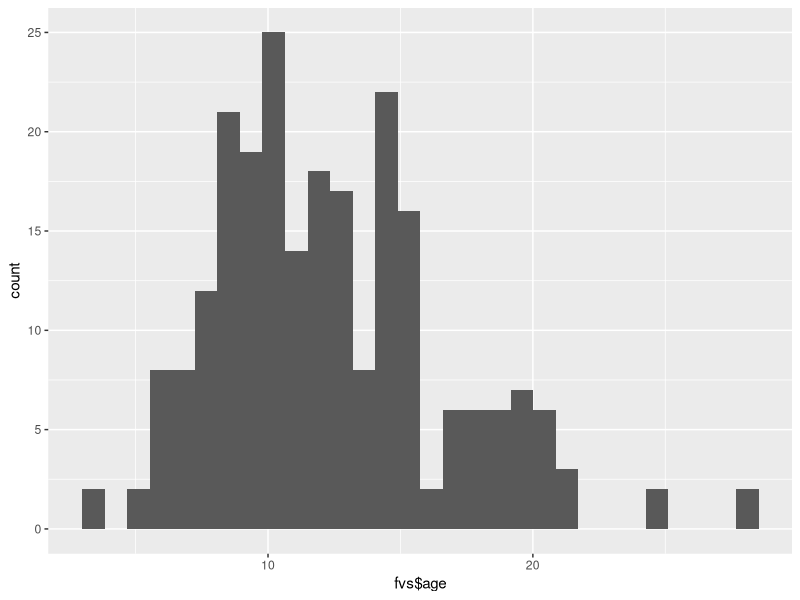
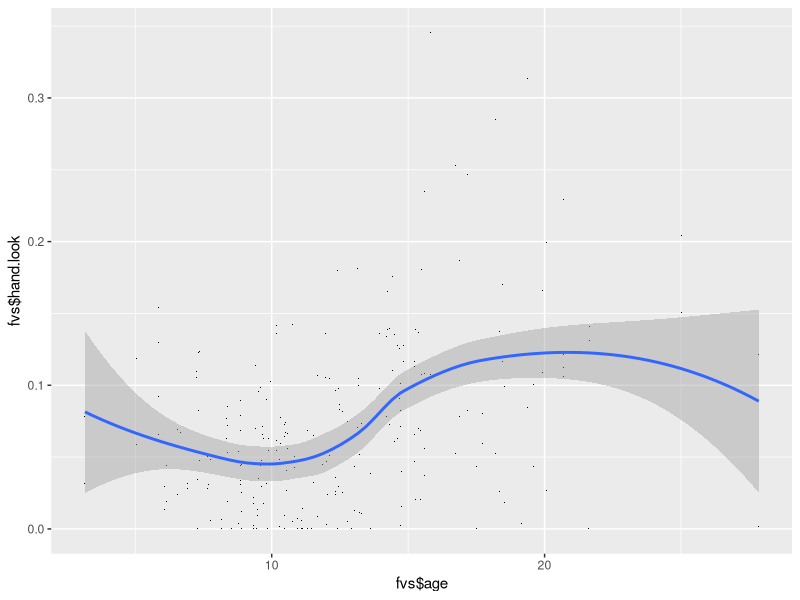

These charts were generated, in order, by the following R code:
## ---- chunk 1
library(tidyverse)
## ---- chunk 2
fvs <- read_csv("data/FVS2011-hands.csv")

colnames(fvs)
head(fvs)
## ---- chunk 3


fvs %>%
	group_by(subid, age) %>%
	summarise()


ggplot(fvs, aes(x=fvs$age)) + geom_histogram()
  

## ---- chunk 4

ggplot(fvs, aes(x=fvs$age, y=fvs$hand.look)) + 
  geom_point(shape = ".") + 
  geom_smooth()


## ---- chunk 5
library(tidyverse)
## ---- chunk 6

result <- numeric(10000)

for (i in 1:10000) {
  X <- rnorm(30, 0, 1)
  result[i] <- t.test(X)$p.value
}

sig_results <- result < 0.05

sum(sig_results)/10000


## ---- chunk 7

pvals <- replicate(10000, t.test(rnorm(30))$p.value)

sig_pvals <- pvals < 0.05

sum(sig_pvals)/10000

## ---- chunk 8
double.sample <- function () {
  
  first_sample <- rnorm(30)

    pvals_2 <- (t.test(first_sample)$p.value)

  if(pvals_2<0.05) {
      return(pvals_2)
  } else if (pvals_2>0.25) {
      return(pvals_2) 
  } else {
      second_sample <- c(first_sample, rnorm(30))
      return(t.test(second_sample)$p.value)
  }

}


## ---- chunk 9

tenk_results <- replicate(10000, double.sample())

sum(tenk_results < 0.05)/10000


## ---- chunk 10

# The researcher doubles the sample whenever their pvalue is not significant, but it's less than 0.5.

double.sample0.5 <- function () {
  
  first_sample_0.05 <- rnorm(30)

    pvals_2_0.05 <- (t.test(first_sample_0.05)$p.value)

    if(pvals_2_0.05<0.05) {
      return(pvals_2_0.05)
  } else if (pvals_2_0.05>0.5) {
      return(pvals_2_0.05) 
  } else {
      second_sample_0.05 <- c(first_sample_0.05, rnorm(30))
      return(t.test(second_sample_0.05)$p.value)
  }

}

tenk_results_0.05 <- replicate(10000, double.sample0.5())

sum(tenk_results_0.05 < 0.05)/10000



# The researcher doubles the sample whenever their pvalue is not significant, but it's less than 0.75.

double.sample0.75 <- function () {
  
  first_sample_0.75 <- rnorm(30)

    pvals_2_0.75 <- (t.test(first_sample_0.75)$p.value)

  
  if(pvals_2_0.75<0.05) {
      return(pvals_2_0.75)
  } else if (pvals_2_0.75>0.75) {
      return(pvals_2_0.75) 
  } else {
      second_sample_0.75 <- c(first_sample_0.75, rnorm(30))
      return(t.test(second_sample_0.75)$p.value)
  }

}

tenk_results_0.75 <- replicate(10000, double.sample0.75())

sum(tenk_results_0.75 < 0.05)/10000



# The researcher doubles the sample whenever their pvalue is not significant.

double.sample_whenever <- function () {
  
  first_sample_whenever <- rnorm(30)
    pvals_2_whenever <- (t.test(first_sample_whenever)$p.value)

  if(pvals_2_whenever<0.05) {
      return(pvals_2_whenever)
  } else {
      second_sample_whenever <- c(first_sample_whenever, rnorm(30))
      return(t.test(second_sample_whenever)$p.value)
  }

}

tenk_results_whenever <- replicate(10000, double.sample_whenever())

sum(tenk_results_whenever < 0.05)/10000




